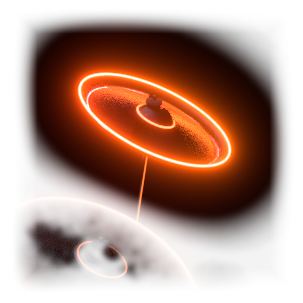
#> input picture resources/kit/litchina.png, 303 x 303 px
$ python regions.py litchina.png
#> lines starting #> are read from the running program, lines starting #| are printed output that depends on the picture
# Each piece's region to render lit: its clickable parts' box from the click map, with room for the glow's halo and
# its reflection on the floor below.
import sys, numpy as np
from PIL import Image
PIECE_SLOTS = {"kick": [0], "snare": [1, 2, 4], "tom1": [9], "tom2": [7], "floor": [5], "hihat": [6, 8], "crash": [11],
               "crash2": [14], "ride": [12, 13], "china": [15], "splash": [16], "tambourine": [18]}
m = np.array(Image.open(sys.argv[1]).convert("RGB"))[..., 0] / 255.0
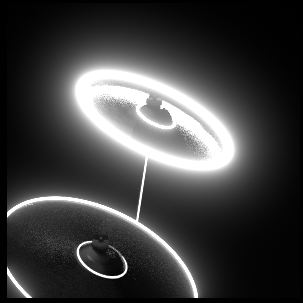
#> m: shape (303, 303) float64; min 0, max 1, mean 0.249
z = np.round(np.where(m <= 0.04045, m / 12.92, ((m + 0.055) / 1.055) ** 2.4) * 255.0 / 12.0).astype(int) - 1
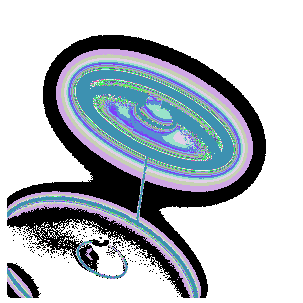
#> z: shape (303, 303) int64; 22 distinct labels, from -1 to 20; one colour per label, 0 black, -1 white
H, W = z.shape
#> H = 303; W = 303
for piece, slots in PIECE_SLOTS.items():
    ys, xs = np.nonzero(np.isin(z, slots))
    x0, x1, y0, y1 = xs.min() - 70, xs.max() + 70, ys.min() - 70, ys.max() + 130
    print(piece, "%d,%d,%d,%d" % (max(0, x0), max(0, y0), min(W, x1), min(H, y1)))
#> this loop made 12 passes
#> (x0, x1, y0, y1) on passes 1 to 12: (-63, 335, -35, 427), (-63, 322, -21, 427), (-61, 307, -4, 422), (-58, 308, -6, 424), (-62, 310, -8, 426), (-63, 309, -7, 425), (-56, 305, -3, 427), (-58, 304, -2, 411), (-60, 305, -2, 427), (-53, 304, -1, 427), (-28, 304, -1, 426), (-43, 303, 0, 398)
#| kick 0,0,303,303
#| snare 0,0,303,303
#| tom1 0,0,303,303
#| tom2 0,0,303,303
#| floor 0,0,303,303
#| hihat 0,0,303,303
#| crash 0,0,303,303
#| crash2 0,0,303,303
#> (further printed lines are left out)

$ run again, on resources/kit/litcrash2.png
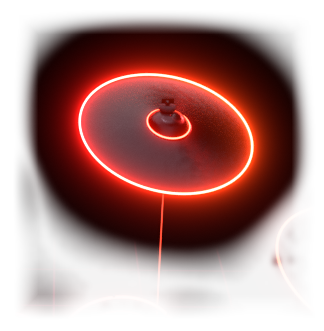
#> input picture resources/kit/litcrash2.png, 324 x 331 px
#> `m = np.array(Image.open(sys.argv[1]).convert("RGB"))[..., 0] / 255.0`:
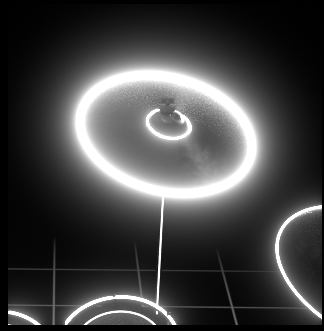
#> m: shape (331, 324) float64; min 0, max 1, mean 0.263
#> `z = np.round(np.where(m <= 0.04045, m / 12.92, ((m + 0.055) / 1.055) *..`:
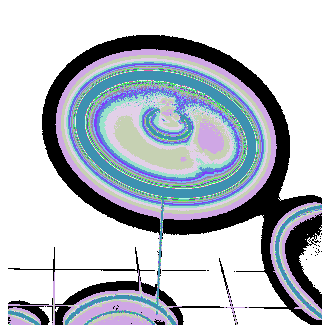
#> z: shape (331, 324) int64; 22 distinct labels, from -1 to 20; one colour per label, 0 black, -1 white
#> the loop `for piece, slots in PIECE_SLOTS.items():` made 12 passes
#> (x0, x1, y0, y1) on passes 1 to 8: (-62, 391, -35, 454), (-62, 391, -21, 454), (-49, 391, -4, 452), (-60, 389, -5, 453), (-60, 391, -8, 454), (-60, 390, -6, 454), (-61, 389, -2, 454), (-52, 391, -1, 452)
#> (printed output is left out)

$ run again, on resources/kit/lithihat.png
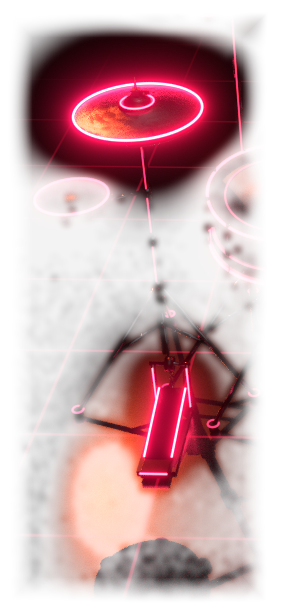
#> input picture resources/kit/lithihat.png, 281 x 614 px
#> `m = np.array(Image.open(sys.argv[1]).convert("RGB"))[..., 0] / 255.0`:
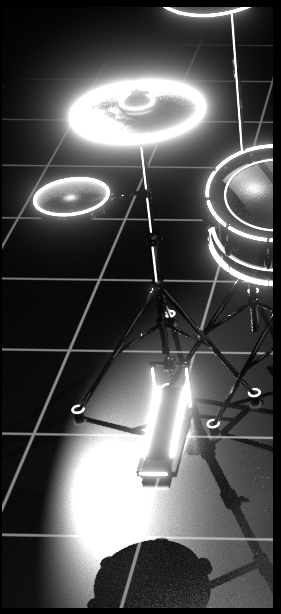
#> m: shape (614, 281) float64; min 0, max 1, mean 0.318
#> `z = np.round(np.where(m <= 0.04045, m / 12.92, ((m + 0.055) / 1.055) *..`:
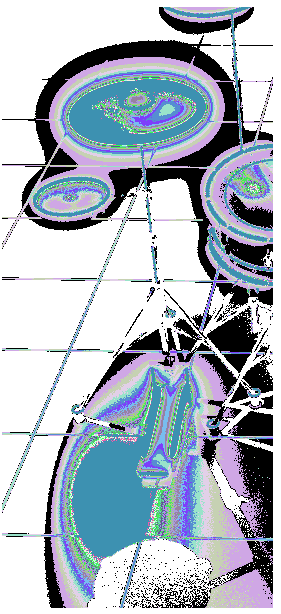
#> z: shape (614, 281) int64; 22 distinct labels, from -1 to 20; one colour per label, 0 black, -1 white
#> the loop `for piece, slots in PIECE_SLOTS.items():` made 12 passes
#> (x0, x1, y0, y1) on passes 1 to 8: (-68, 342, -63, 737), (-68, 342, -63, 737), (-31, 342, -61, 712), (-31, 342, -60, 722), (-50, 342, -63, 737), (-37, 342, -63, 727), (-37, 335, -61, 705), (-33, 342, -63, 701)
#> (printed output is left out)
